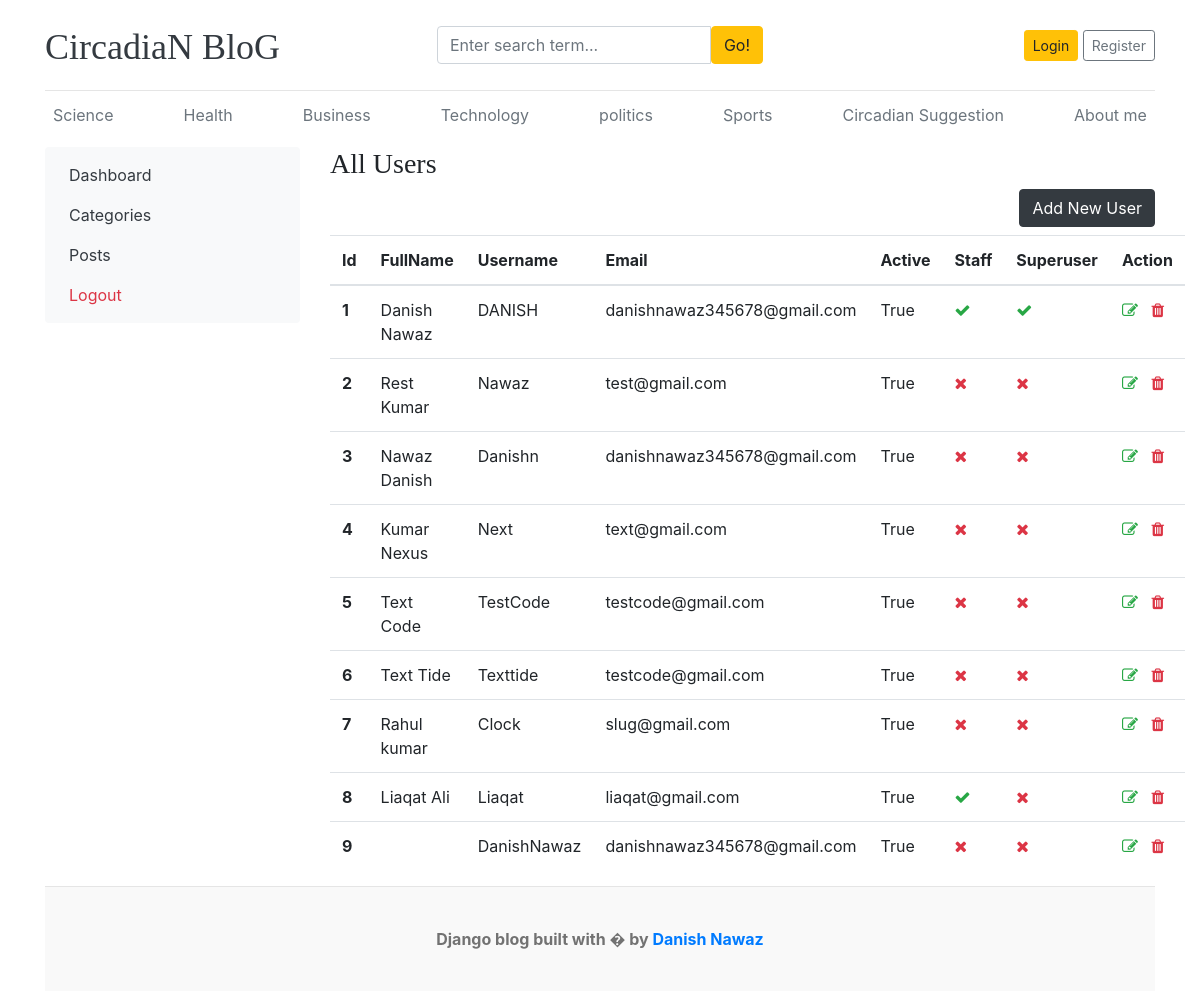
The page /dashboard/users/ on the database its author committed.
### blogs/models.py (models this page shows, shortened)
class Category(models.Model):
    category_name=models.CharField(max_length=50, unique=True)
    created_at=models.DateTimeField(auto_now=True)
    updated_at=models.DateTimeField(auto_now=True)
    tags = TaggableManager()
    class Meta:
        verbose_name_plural ='Categories'

### dashboards/views.py (the view)
# urls.py: path('users/' , views.users, name='users'),
def users(request):
    users =User.objects.all()
    context ={
        'users': users
    }
    return render(request , 'dashboard/users.html', context)

### blogs/context_processors.py (called while the page is built)
def get_categories(request):
    categories=Category.objects.all()
    return  dict(categories=categories)

### templates/dashboard/users.html
{% extends "../base/base.html" %}
{% block content %}
<div class="row">
    {% include './leftsidebar.html' %}
    <div class="col-md-9">
        <h3>All Users</h3>
        <a href="{% url 'add_users' %}" class="btn btn-dark text-lighter float-right mb-2">Add New User</a>
        <table class="table table-hover">
            <thead>
              <tr>
                <th>Id</th>
                <th>FullName</th>
                <th>Username</th>
                <th>Email</th>
                <th>Active</th>
                <th>Staff</th>
                <th>Superuser</th>
                <th>Action</th>
              </tr>
            </thead>
            <tbody>
            {% for user in users %}
              <tr>
                <th>{{forloop.counter}}</th>
                <td>{{ user.first_name}} {{ user.last_name}}</td>
                <td>{{ user.username}}</td>
                <td>{{ user.email}}</td>
                <td>{{ user.is_active}}</td>
                <td>{% if user.is_staff %} <i class="fa fa-check text-success">{% else %} <i class="fa fa-times text-danger"> {% endif %}</td>
                <td>{% if user.is_superuser %} <i class="fa fa-check text-success">{% else %} <i class="fa fa-times text-danger"> {% endif %}</td>
                <td>
                    <a href="{% url 'edit_user' user.id %}"><i class="fa fa-edit text-success"></i></a>&nbsp;&nbsp;
                    <a href="{% url 'delete_user' user.id %}"><i class="fa fa-trash text-danger"></i></a>
                </td>
              </tr>
            {% endfor %}
            </tbody>
          </table>
    </div>
</div>
{% endblock %}

### templates/base/header.html (shortened to what this page needs)
{% load static %}
<!DOCTYPE html>
<html lang="en">
<head>
    <link href="https://getbootstrap.com/docs/4.0/dist/css/bootstrap.min.css" rel="stylesheet">
    <link href="css/blog.css" rel="stylesheet">
    <link rel="stylesheet" href="{% static 'css/blog.css'%}">
    <link rel="stylesheet" href="https://cdnjs.cloudflare.com/ajax/libs/font-awesome/4.7.0/css/font-awesome.min.css">
  </head>
<body>
    <div class="container">
      <header class="blog-header py-3">
        <div class="row flex-nowrap justify-content-between align-items-center">
          <div class="col-4 pt-1">
            <a class="blog-header-logo text-dark" href="/">CircadiaN BloG</a>
          </div>
          <div class="clo-4">
            <form action="{% url 'search' %}" method="GET">
              <div class="input-group">
                <input class="form-control" name="keyword" type="text" placeholder="Enter search term..." aria-label="Enter search term..." aria-describedby="button-search" />
                <button type="submit" class="btn btn-warning" id="button-search" type="button">Go!</button>
            </div>
            </form>
          </div>
          <div class="col-4 d-flex justify-content-end align-items-center">
            {% if not user.is_authenticated %}
            <a class="btn btn-sm btn-warning" href="{% url 'Login' %}">Login</a> &nbsp;
            <a class="btn btn-sm btn-outline-secondary" href="{% url 'register' %}">Register</a>
            {% else %}
            <span><a href="{% url 'dashboard' %}"class="btn btn-warning">Dashboard</a></span> &nbsp;
            <span><a href="{% url 'logout' %}">Logout</a></span>
            {% endif %}
          </div>
        </div>
      </header>
      <div class="nav-scroller py-1 mb-2">
        <nav class="nav d-flex justify-content-between">
          {% for cat in  categories %}
          <a class="p-2 text-muted" href="{% url 'posts_by_category' cat.id%}">{{cat.category_name}}</a>
          {% endfor %}
        </nav>
      </div>

### static/css/blog.css (style rules this page uses)
.blog-header { border-bottom: 1px solid #e5e5e5; }
.blog-header-logo { font-family: "Playfair Display", Georgia, "Times New Roman", serif; font-size: 2.25rem; }
h1, h2, h3, h4, h5, h6 { font-family: "Playfair Display", Georgia, "Times New Roman", serif; }

### rows shown on the page
Category: category_name "Science"
Category: category_name "Health"
Category: category_name "Business"
Category: category_name "Technology"
Category: category_name "politics"
Category: category_name "Sports"
Category: category_name "Circadian Suggestion"
Category: category_name "About me"

### other values the page prints
{{ user.first_name }} "Danish"
{{ user.last_name }} "Nawaz"
{{ user.username }} "DANISH"
{{ user.email }} "danishnawaz345678@gmail.com"
{{ user.is_active }} "True"
{{ user.first_name }} "Rest"
{{ user.last_name }} "Kumar"
{{ user.username }} "Nawaz"
{{ user.email }} "test@gmail.com"
{{ user.first_name }} "Nawaz"
{{ user.last_name }} "Danish"
{{ user.username }} "Danishn"
{{ user.first_name }} "Kumar"
{{ user.last_name }} "Nexus"
{{ user.username }} "Next"
